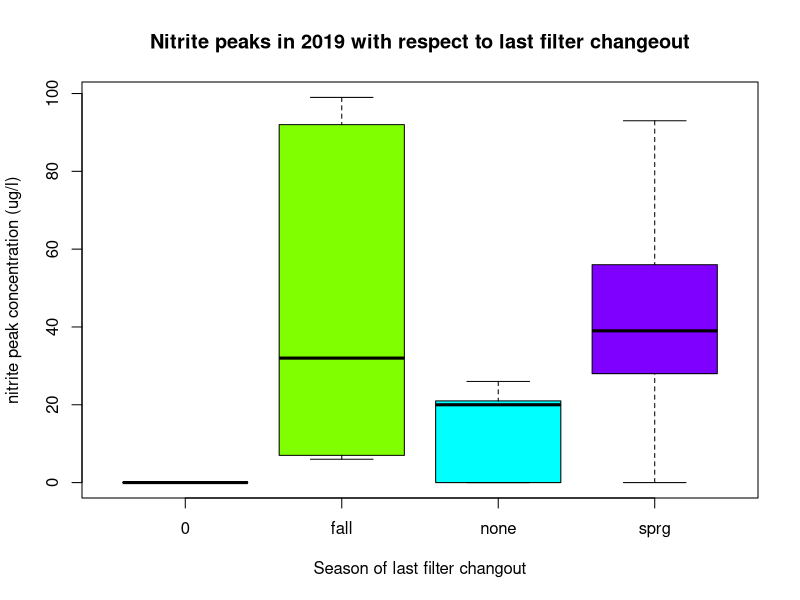
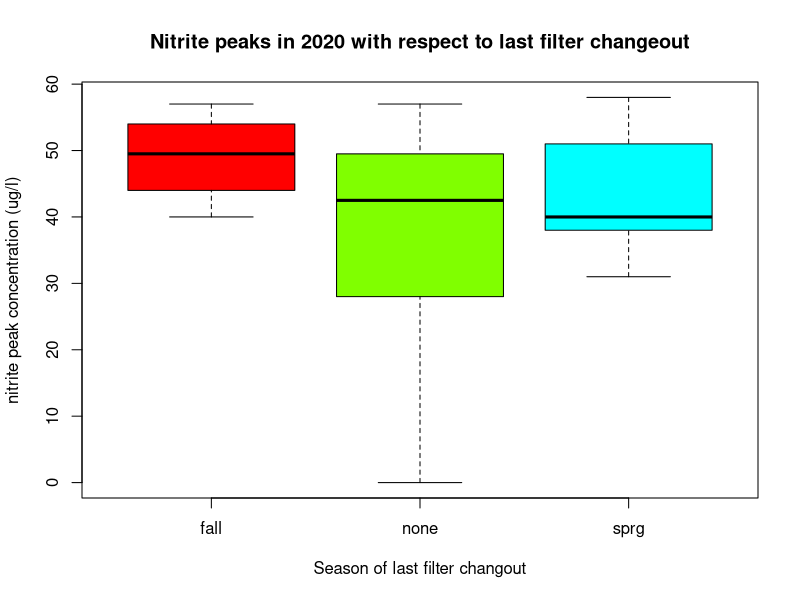
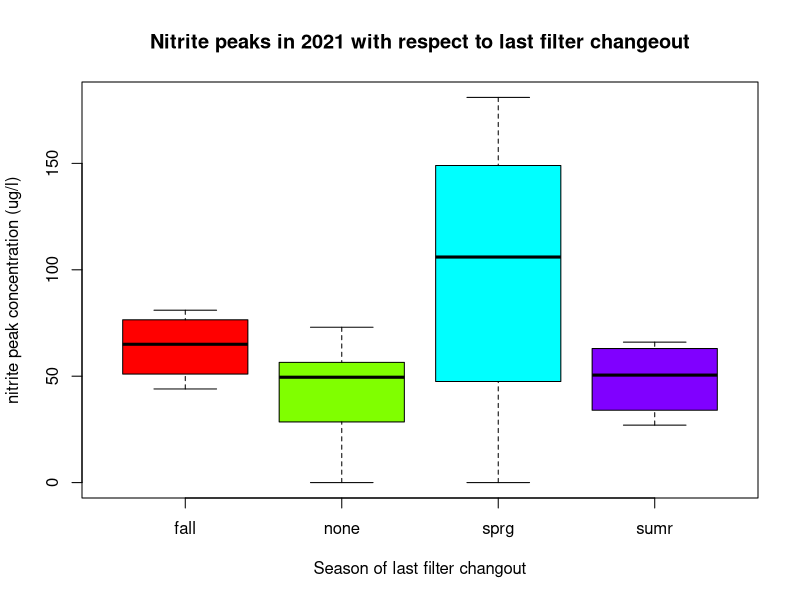

R code for these plots, in order:
## ---- chunk 1
knitr::opts_chunk$set(echo = TRUE)
##Packages
#install.packages("ggplot2")
library(ggplot2)
setwd("U:/public/ADMIN/WQIntern TQuneibi/R code/")
## ---- chunk 2
  file_list <- list.files(pattern = ".csv")
  nitrite <- read.csv("nitrite_data.csv")
  nitrite <- nitrite[ 2:79, 1:9]
  nitrite[is.na(nitrite)] = 0
	attach(nitrite)
#Must do the following if x is not a number: 
#xFactor<-as.factor(x)
#is.factor(xFactor)
	colnames(nitrite) <- c("Date", "Peak", "Date of peak", "Date to below 10ppb", "season", "Filter change date", "days from peak to below 10ppb", "Days from begn to 10 ppb", "Days from changout to peak")
## ---- chunk 3
nitrite_2019 <- nitrite[seq(3, nrow(nitrite), by=3), ]
nitrite_2020 <- nitrite[seq(1, nrow(nitrite), by=3), ]
nitrite_2021 <- nitrite[seq(2, nrow(nitrite), by=3), ]

nitrite_2019$season <- as.factor(nitrite_2019$season)
nitrite_2020$season <- as.factor(nitrite_2020$season)
nitrite_2021$season <- as.factor(nitrite_2021$season)
nitrite_2019$Peak <- as.numeric(nitrite_2019$Peak)
nitrite_2020$Peak <- as.numeric(nitrite_2020$Peak)
nitrite_2021$Peak <- as.numeric(nitrite_2021$Peak)

## ---- chunk 4


boxplot(nitrite_2019$Peak~nitrite_2019$season, col=rainbow(4),
        main = "Nitrite peaks in 2019 with respect to last filter changeout",
           xlab = "Season of last filter changout",
           ylab = "nitrite peak concentration (ug/l)")
        
boxplot(nitrite_2020$Peak~nitrite_2020$season, col=rainbow(4),
        main = "Nitrite peaks in 2020 with respect to last filter changeout",
           xlab = "Season of last filter changout",
           ylab = "nitrite peak concentration (ug/l)")

boxplot(nitrite_2021$Peak~nitrite_2021$season, col=rainbow(4),
        main = "Nitrite peaks in 2021 with respect to last filter changeout",
           xlab = "Season of last filter changout",
           ylab = "nitrite peak concentration (ug/l)")
        
